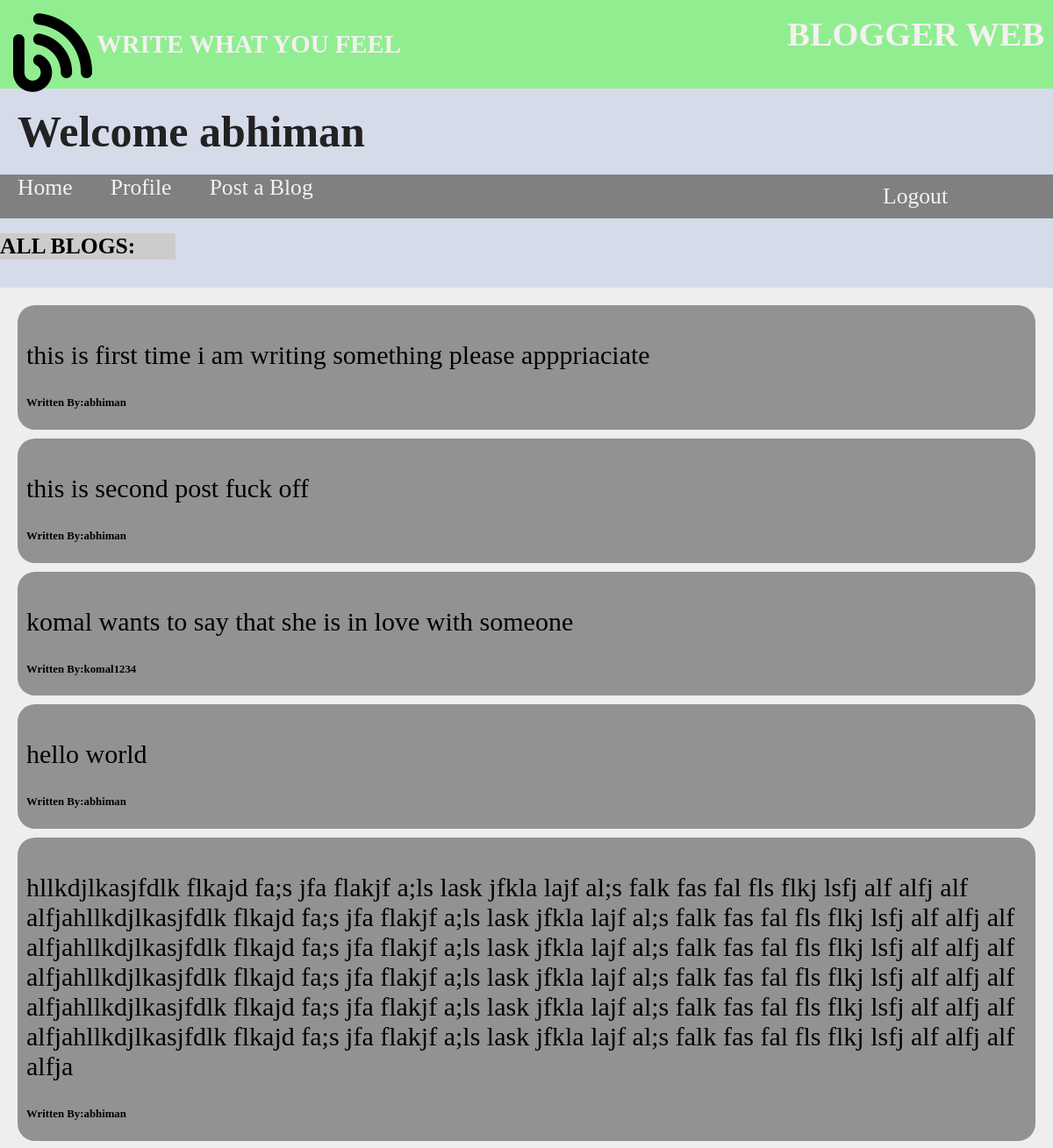
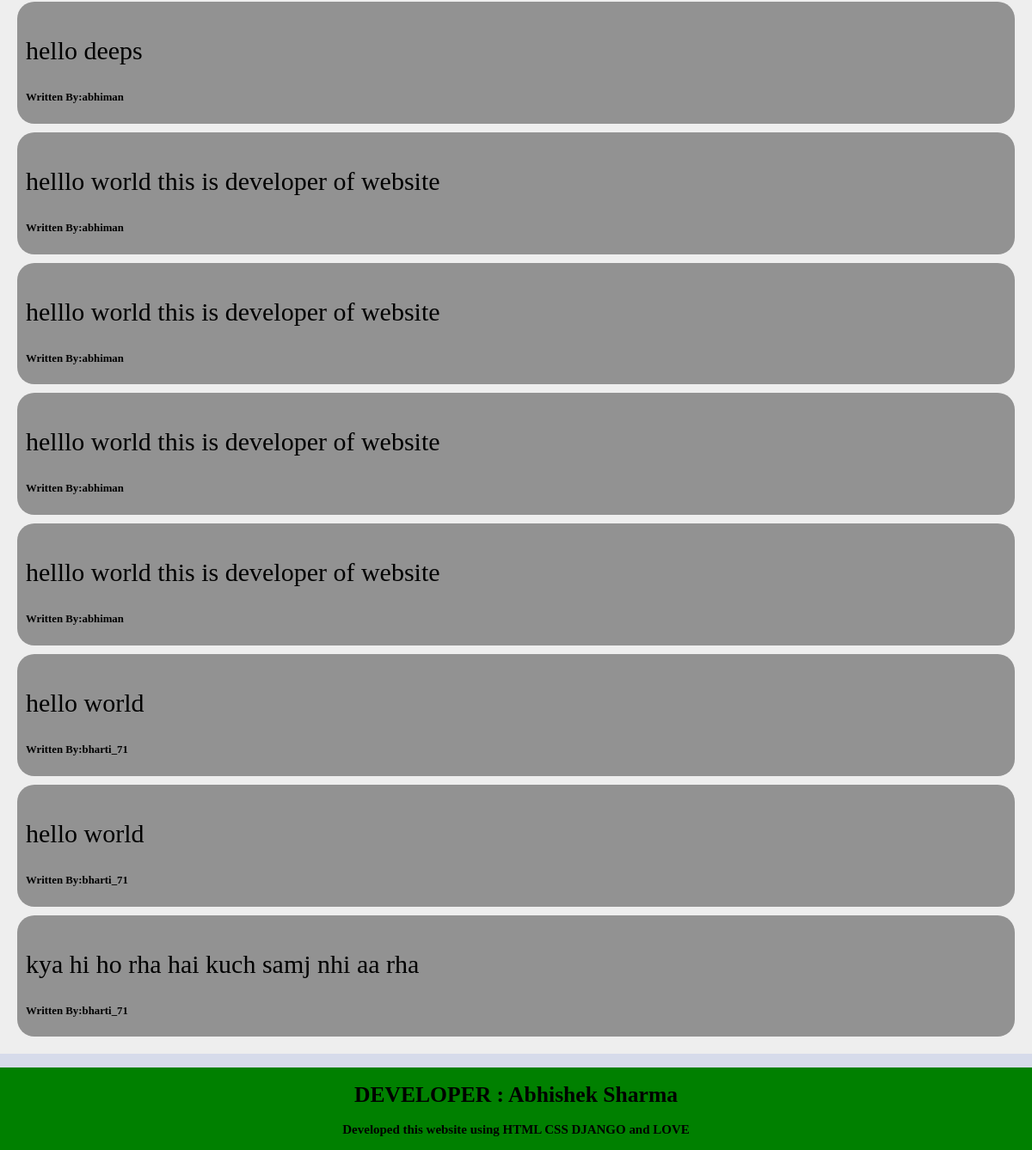
Screenshot of /homepage/ (signed in) with the database file from the repository (2 pictures, top to bottom).
### blog/models.py (models this page shows)
class blog(models.Model):
    author = models.CharField(max_length = 32)
    blogdata = models.TextField()
    time = models.DateTimeField()

### user/views.py (the view)
# urls.py: path('homepage/',views.homepage,name = 'home'),
@login_required
def homepage(request):
    allblogs = blog.objects.all()
    mydict = {'allblogs' : allblogs}
    return render(request,'homepage.html',mydict)

### templates/homepage.html (shortened to what this page needs)
<!DOCTYPE html>
<html lang="en" dir="ltr">
  <head>
  </head>
  <body>
    <div class="head">
      <img src="\media\blog.png"style = "width:100px;margin:0;float:left;">
      <h2 style="">WRITE WHAT YOU FEEL</h2>
      <h1 style ="float:right;position:relative;top:-100px;">BLOGGER WEB</h1>
    </div>
    {% block content %}
      {% if request.user.is_authenticated %}
        <h1 id ="Welcome">Welcome {{ request.user.username }}</h1>
        <nav>
            <a href="{% url 'logout' %}" style ="float:right;position:relative;top:-10px;left:-100px">Logout</a>
            <a href="/homepage">Home</a>
            <a href="/homepage/profile">Profile</a>
            <a href="/homepage/putblog">Post a Blog</a>
        </nav>
      {% endif %}
    {% endblock %}
      <h1 style="background:#cccccc;width:200px">ALL BLOGS:</h1>
      <br>
      <div class="allblogs">
          {% for blog in allblogs%}
            <div class="blogbox">
                <p style = "font-size:30px">{{ blog.blogdata }}</p>
              <b><p style="color : black">Written By:{{ blog.author }}</p></b>
            </div>
          {%endfor%}
      </div>
      <div class="empty">
        <h1>empyt</h1>
        <h1>empty</h1>
      </div>
      <div class="footer">
        <h1>DEVELOPER : Abhishek Sharma</h1>
        <h3>Developed this website using HTML CSS  DJANGO and LOVE</h3>
      </div>
  </body>
</html>

### templates/homepage.html (style rules this page uses)
body { margin: 0; padding: 0; background:#D6DBEA; font-family:Comic Sans MS; font-size:80%; }
.head { background:lightgreen; padding: 10px; position:sticky; top:0; margin:0; color:#F4F1F1; font-size:150%; }
nav { background:grey; height: 50px; }
a { padding:10px; margin:10px; font-size:200%; text-decoration: none; color:#F4F1F1; text-decoration-style:solid; }
#Welcome { padding:10px; margin:10px; font-size:50px; background-color:#D6DBEA; color:#222222; }
.blogbox { background:#929292; border-radius:20px; margin:10px; padding: 10px; }
.allblogs { background:#eeeeee; padding: 10px; }
.footer { margin:0; padding:0px; text-align: center; position:fixed; left:0px; bottom:0px; background:green; color:black; width:100%; }

### rows the page displays
blog: blogdata "this is first time i am writing something please apppriaciate", author "abhiman"
blog: blogdata "this is second post fuck off", author "abhiman"
blog: blogdata "komal wants to say that she is in love with someone", author "komal1234"
blog: blogdata "hello world", author "abhiman"
blog: blogdata "hllkdjlkasjfdlk flkajd fa;s jfa flakjf a;ls lask jfkla lajf al;s falk fas fal fls flkj lsfj alf alfj alf alfjahllkdjlkasjfdlk flkajd fa;s jfa flakjf a;ls lask jfkla lajf al;s falk fas fal fls flkj lsfj alf alfj alf alfjahllkdjlkasjfdlk flkajd fa;s jfa flakjf a;ls lask jfkla lajf al;s falk fas fal fls flkj lsfj alf alfj alf alfjahllkdjlkasjfdlk flkajd fa;s jfa flakjf a;ls lask jfkla lajf al;s falk fas fal fls flkj lsfj alf alfj alf alfjahllkdjlkasjfdlk flkajd fa;s jfa flakjf a;ls lask jfkla lajf al;s falk fas fal fls flkj lsfj alf alfj alf alfjahllkdjlkasjfdlk flkajd fa;s jfa flakjf a;ls lask jfkla lajf al;s falk fas fal fls flkj lsfj alf alfj alf alfja", author "abhiman"
blog: blogdata "hello deeps", author "abhiman"
blog: blogdata "helllo world this is developer of website", author "abhiman"
blog: blogdata "helllo world this is developer of website", author "abhiman"
blog: blogdata "helllo world this is developer of website", author "abhiman"
blog: blogdata "helllo world this is developer of website", author "abhiman"
blog: blogdata "hello world", author "bharti_71"
blog: blogdata "hello world", author "bharti_71"
blog: blogdata "kya hi ho rha hai kuch samj nhi aa rha", author "bharti_71"

### other values shown
{{ request.user.username }} "abhiman"
